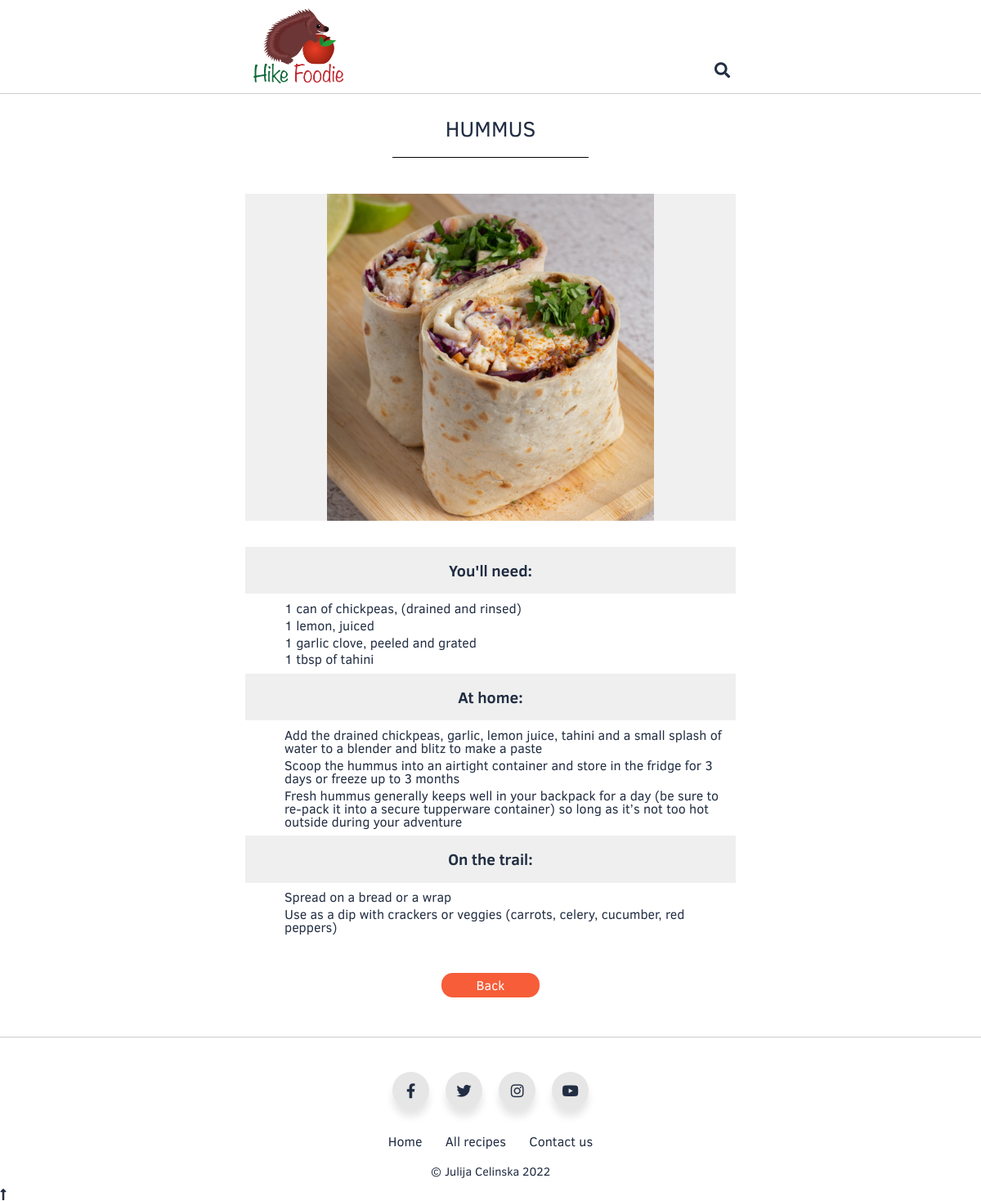
/detail.php?content_id=21&search=all, run on an earlier commit of the app's database.
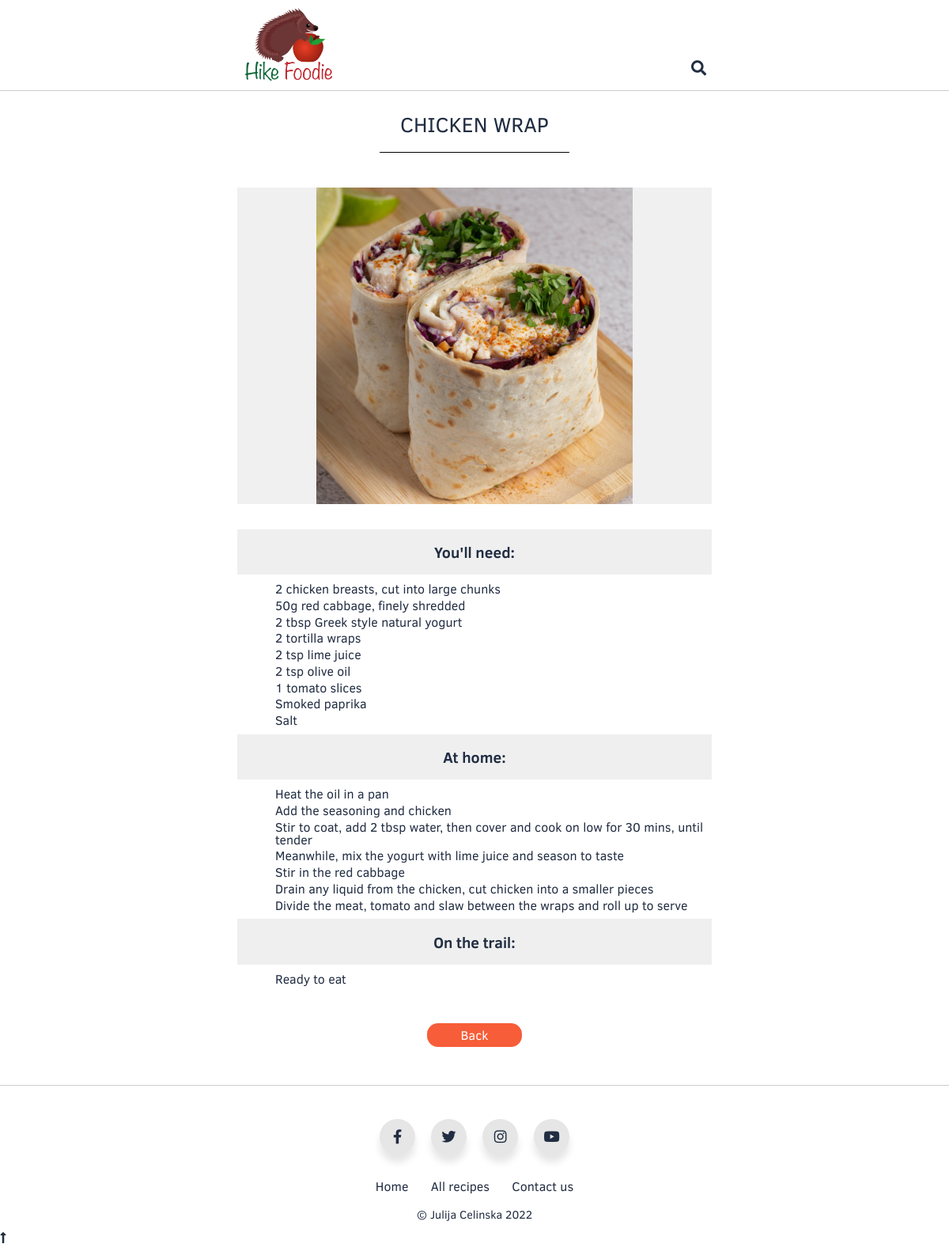
And on a later commit of the database.
### tables this page shows
CREATE TABLE `contentcategorytype` (
  `contentcategorytype_id` INT(30) NOT NULL AUTO_INCREMENT UNIQUE,
  `category_id` INT(30) NOT NULL,
  `content_id` INT(30) NOT NULL,
  `contenttype_id` INT(30) NOT NULL,
  PRIMARY KEY (`contentcategorytype_id`),
  FOREIGN KEY(`category_id`) REFERENCES category(`category_id`),
  FOREIGN KEY(`content_id`) REFERENCES content(`content_id`),
  FOREIGN KEY(`contenttype_id`) REFERENCES contenttype(`contenttype_id`)
);

CREATE TABLE `content` (
  `content_id` INT(30) NOT NULL AUTO_INCREMENT UNIQUE,
  `title` VARCHAR(100) NOT NULL,
  `description` VARCHAR(300) NOT NULL,
  `content` TEXT NOT NULL,
  `content_timestamp` TIMESTAMP DEFAULT CURRENT_TIMESTAMP,
  PRIMARY KEY (`content_id`)
);

### detail.php (the view, shortened to what this page needs)
<?php
    include 'header.php';
    include "connect.php";
    $content_id = 0;
    $start_content_id = 0;
    $end_content_id = 0;
    $pagename = '';
    $search = '';
    if(isset($_GET['content_id']))
    {
        $content_id = $_GET['content_id'];
    }
    if(isset($_GET['search']))
    {
        $search = $_GET['search'];
    }
?>
<div class="wrapper">
    <main class="details">
        <?php
            $images_sql = "SELECT image_file_name, image_alt FROM `images`
                    WHERE content_id = '$content_id' AND imagetype_id = 3 LIMIT 1";
            $images_result = mysqli_query($connection ,$images_sql) or die("Image query failed 1.3.1");
            $images_result_fetch = mysqli_fetch_array($images_result);
            $content_sql = "SELECT content.content_id, content.title, content.description, content.content, category.category_name, contentcategorytype.contenttype_id
            FROM `contentcategorytype`
                INNER JOIN content ON content.content_id=contentcategorytype.content_id
                INNER JOIN category ON category.category_id=contentcategorytype.category_id
                INNER JOIN contenttype ON contenttype.contenttype_id=contentcategorytype.contenttype_id
            WHERE content.content_id = '$content_id' LIMIT 1";
            $content_result = mysqli_query($connection ,$content_sql) or die("Query failed 1.1");
            $content_result_fetch = mysqli_fetch_array($content_result);
            $image = '';
            if(mysqli_num_rows($images_result) > 0)
            {
                $image = '<div class="details-img"><img src="./images/'.$images_result_fetch['image_file_name'].'" alt="'.$images_result_fetch['image_alt'].'"></div>';
            }
            if(mysqli_num_rows($content_result) > 0)
            {
                echo '<div class="heading"><h1>'.$content_result_fetch['title'].'</h1></div>';
                echo $image;
                echo $content_result_fetch['content'];
            }
            else {
                echo '<h3 class="no-content">No content found!</h3>';
            }
        ?>
            <?php
                if($start_content_id > 0 && $end_content_id > 0) {
                    echo '<div class="bottom-buttons">';
                    if($start_content_id == $content_id && $end_content_id == $content_id) {
                        echo '<div class="nav-button back"><a href="content.php?pagename='.$pagename.'">Back</a></div>';
                    }
                    if($start_content_id < $content_id) {
                        echo '<div class="nav-button previous"><a href="detail.php?pagename='.$pagename.'&content_id='.($content_id-1).'&start_content_id='.$start_content_id.'&end_content_id='.$end_content_id.'&recipe=1">&laquo; Previous</a></div>';
                    }
                    if($end_content_id > $content_id) {
                        echo '<div class="nav-button next"><a href="detail.php?pagename='.$pagename.'&content_id='.($content_id+1).'&start_content_id='.$start_content_id.'&end_content_id='.$end_content_id.'&recipe=1">Next &raquo;</a></div>';
                    }
                    echo '</div>';
                }
                else {
                    if($search != '' && $search != 'all') {
                        echo '<div class="nav-button back"><a href="search.php?search='.$search.'">Back</a></div>';
                    }
                    elseif($search == 'all') {
                        echo '<div class="nav-button back"><a href="search.php?search=">Back</a></div>';
                    }
                    else {
                        echo '<div class="nav-button back"><a href="index.php">Back</a></div>';
                    }
                }
            ?>
    </main>
</div>
<?php include 'footer.php'; ?>

What changed in the data, as far as the page shows it:
changed through a linked row, contentcategorytype: content.title "HUMMUS" → "CHICKEN WRAP"; content.content "You'll need: 1 can of chickpeas, (drained and rinsed) 1 lemon, juiced 1 garlic clove, peeled and grated 1 tbsp of tahini At home: Add the drained chickpeas, garlic, lemon juice, tahini and a small splash of water to a blender and blitz to make a paste Scoop the hummus into an airtight container and store in the fridge for 3 days or freeze up to 3 months Fresh hummus generally keeps well in your backpack for a day (be sure to re-pack it into a secure tupperware container) so long as it’s not too hot outside during your adventure On the trail: Spread on a bread or a wrap Use as a dip with crackers or veggies (carrots, celery, cucumber, red peppers)" → "You'll need: 2 chicken breasts, cut into large chunks 50g red cabbage, finely shredded 2 tbsp Greek style natural yogurt 2 tortilla wraps 2 tsp lime juice 2 tsp olive oil 1 tomato slices Smoked paprika Salt At home: Heat the oil in a pan Add the seasoning and chicken Stir to coat, add 2 tbsp water, then cover and cook on low for 30 mins, until tender Meanwhile, mix the yogurt with lime juice and season to taste Stir in the red cabbage Drain any liquid from the chicken, cut chicken into a smaller pieces Divide the meat, tomato and slaw between the wraps and roll up to serve On the trail: Ready to eat"
